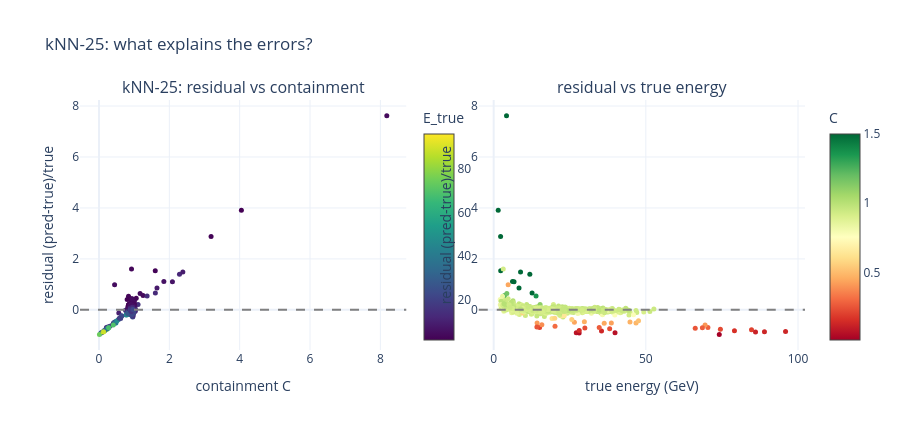

Write notebook code for a chart like this one.
### Code cell
import numpy as np
import plotly.graph_objects as go
from plotly.subplots import make_subplots

def error_correlate(K):
    rr = res[K]; model = rr["model"].eval()
    toks = rr["toks"]; Et = rr["Et"]; yv = rr["y"]; rte = rr["rte"]; rva = rr["rva"]
    mean, std = model._mean, model._std
    def predict(idxs):
        tens = []
        for i in idxs:
            t = toks[i].copy(); t[:, :7] = (t[:, :7] - mean) / std
            tens.append((torch.tensor(t), torch.tensor([0.0])))
        X, m, _ = collate(tens)
        with torch.no_grad():
            return model(X.to(DEVICE), m.to(DEVICE)).cpu().numpy().ravel()
    pv = predict(rva); a, b = np.polyfit(pv, yv[rva], 1)
    pt = predict(rte); Epred = np.exp(a * pt + b); Etrue = Et[rte]
    r = (Epred - Etrue) / Etrue
    cont = np.array([np.expm1(toks[i][:, 0]).sum() / 1000.0 / max(Et[i], 1e-6) for i in rte])
    fig = make_subplots(rows=1, cols=2, subplot_titles=[f"kNN-{K}: residual vs containment", "residual vs true energy"])
    fig.add_trace(go.Scatter(x=cont, y=r, mode="markers",
                             marker=dict(size=5, color=Etrue, colorscale="Viridis", showscale=True,
                                         colorbar=dict(title="E_true", x=0.46)), showlegend=False), row=1, col=1)
    fig.add_trace(go.Scatter(x=Etrue, y=r, mode="markers",
                             marker=dict(size=5, color=np.clip(cont, 0, 1.5), colorscale="RdYlGn",
                                         showscale=True, colorbar=dict(title="C")), showlegend=False), row=1, col=2)
    fig.add_hline(y=0, line_dash="dash", line_color="gray", row=1, col=1)
    fig.add_hline(y=0, line_dash="dash", line_color="gray", row=1, col=2)
    fig.update_xaxes(title_text="containment C", row=1, col=1); fig.update_xaxes(title_text="true energy (GeV)", row=1, col=2)
    fig.update_yaxes(title_text="residual (pred-true)/true")
    fig.update_layout(template="plotly_white", height=430, title=f"kNN-{K}: what explains the errors?")
    fig.show()

error_correlate(25)
error_correlate(9)

### Figure 1 — Plotly figure (JSON) as saved in the notebook; plotly's stock layout.template omitted (floating-point values rounded to 4 significant figures; data arrays with more than 128 entries replaced by an {"elided": "..."} marker saying what was removed)
{"data": [{"marker": {"color": {"elided": "1706 float values"}, "colorbar": {"title": {"text": "E_true"}, "x": 0.46}, "colorscale": [[0, "#440154"], [0.1111, "#482878"], [0.2222, "#3e4989"], [0.3333, "#31688e"], [0.4444, "#26828e"], [0.5556, "#1f9e89"], [0.6667, "#35b779"], [0.7778, "#6ece58"], [0.8889, "#b5de2b"], [1, "#fde725"]], "showscale": true, "size": 5}, "mode": "markers", "showlegend": false, "type": "scatter", "x": {"elided": "1706 float values"}, "xaxis": "x", "y": {"elided": "1706 float values"}, "yaxis": "y"}, {"marker": {"color": {"elided": "1706 float values"}, "colorbar": {"title": {"text": "C"}}, "colorscale": [[0, "rgb(165,0,38)"], [0.1, "rgb(215,48,39)"], [0.2, "rgb(244,109,67)"], [0.3, "rgb(253,174,97)"], [0.4, "rgb(254,224,139)"], [0.5, "rgb(255,255,191)"], [0.6, "rgb(217,239,139)"], [0.7, "rgb(166,217,106)"], [0.8, "rgb(102,189,99)"], [0.9, "rgb(26,152,80)"], [1, "rgb(0,104,55)"]], "showscale": true, "size": 5}, "mode": "markers", "showlegend": false, "type": "scatter", "x": {"elided": "1706 float values"}, "xaxis": "x2", "y": {"elided": "1706 float values"}, "yaxis": "y2"}], "layout": {"annotations": [{"font": {"size": 16}, "showarrow": false, "text": "kNN-25: residual vs containment", "x": 0.225, "xanchor": "center", "xref": "paper", "y": 1, "yanchor": "bottom", "yref": "paper"}, {"font": {"size": 16}, "showarrow": false, "text": "residual vs true energy", "x": 0.775, "xanchor": "center", "xref": "paper", "y": 1, "yanchor": "bottom", "yref": "paper"}], "height": 430, "shapes": [{"line": {"color": "gray", "dash": "dash"}, "type": "line", "x0": 0, "x1": 1, "xref": "x domain", "y0": 0, "y1": 0, "yref": "y"}, {"line": {"color": "gray", "dash": "dash"}, "type": "line", "x0": 0, "x1": 1, "xref": "x2 domain", "y0": 0, "y1": 0, "yref": "y2"}], "title": {"text": "kNN-25: what explains the errors?"}, "xaxis": {"anchor": "y", "domain": [0, 0.45], "title": {"text": "containment C"}}, "xaxis2": {"anchor": "y2", "domain": [0.55, 1], "title": {"text": "true energy (GeV)"}}, "yaxis": {"anchor": "x", "domain": [0, 1], "title": {"text": "residual (pred-true)/true"}}, "yaxis2": {"anchor": "x2", "domain": [0, 1], "title": {"text": "residual (pred-true)/true"}}}}
